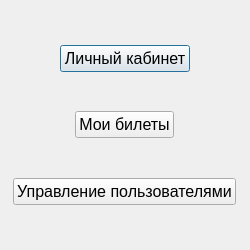
<?xml version="1.0" encoding="UTF-8"?>
<ui version="4.0">
 <class>MenuDialog</class>
 <widget class="QDialog" name="MenuDialog">
  <property name="geometry">
   <rect>
    <x>0</x>
    <y>0</y>
    <width>250</width>
    <height>250</height>
   </rect>
  </property>
  <property name="font">
   <font>
    <pointsize>12</pointsize>
   </font>
  </property>
  <property name="windowTitle">
   <string>Меню</string>
  </property>
  <layout class="QVBoxLayout" name="verticalLayout">
   <item>
    <spacer name="verticalSpacer_4">
     <property name="orientation">
      <enum>Qt::Vertical</enum>
     </property>
     <property name="sizeHint" stdset="0">
      <size>
       <width>20</width>
       <height>40</height>
      </size>
     </property>
    </spacer>
   </item>
   <item>
    <layout class="QHBoxLayout" name="horizontalLayout">
     <item>
      <widget class="QPushButton" name="accountButton">
       <property name="sizePolicy">
        <sizepolicy hsizetype="Fixed" vsizetype="Fixed">
         <horstretch>0</horstretch>
         <verstretch>0</verstretch>
        </sizepolicy>
       </property>
       <property name="text">
        <string>Личный кабинет</string>
       </property>
      </widget>
     </item>
    </layout>
   </item>
   <item>
    <spacer name="verticalSpacer_3">
     <property name="orientation">
      <enum>Qt::Vertical</enum>
     </property>
     <property name="sizeHint" stdset="0">
      <size>
       <width>20</width>
       <height>40</height>
      </size>
     </property>
    </spacer>
   </item>
   <item>
    <layout class="QHBoxLayout" name="horizontalLayout_2">
     <item>
      <widget class="QPushButton" name="ticketsButton">
       <property name="sizePolicy">
        <sizepolicy hsizetype="Fixed" vsizetype="Fixed">
         <horstretch>0</horstretch>
         <verstretch>0</verstretch>
        </sizepolicy>
       </property>
       <property name="text">
        <string>Мои билеты</string>
       </property>
      </widget>
     </item>
    </layout>
   </item>
   <item>
    <spacer name="verticalSpacer_2">
     <property name="orientation">
      <enum>Qt::Vertical</enum>
     </property>
     <property name="sizeHint" stdset="0">
      <size>
       <width>20</width>
       <height>40</height>
      </size>
     </property>
    </spacer>
   </item>
   <item>
    <layout class="QHBoxLayout" name="horizontalLayout_3">
     <item>
      <widget class="QPushButton" name="adminButton">
       <property name="sizePolicy">
        <sizepolicy hsizetype="Fixed" vsizetype="Fixed">
         <horstretch>0</horstretch>
         <verstretch>0</verstretch>
        </sizepolicy>
       </property>
       <property name="text">
        <string>Управление пользователями</string>
       </property>
      </widget>
     </item>
    </layout>
   </item>
   <item>
    <spacer name="verticalSpacer">
     <property name="orientation">
      <enum>Qt::Vertical</enum>
     </property>
     <property name="sizeHint" stdset="0">
      <size>
       <width>20</width>
       <height>40</height>
      </size>
     </property>
    </spacer>
   </item>
  </layout>
 </widget>
 <resources/>
 <connections/>
</ui>
